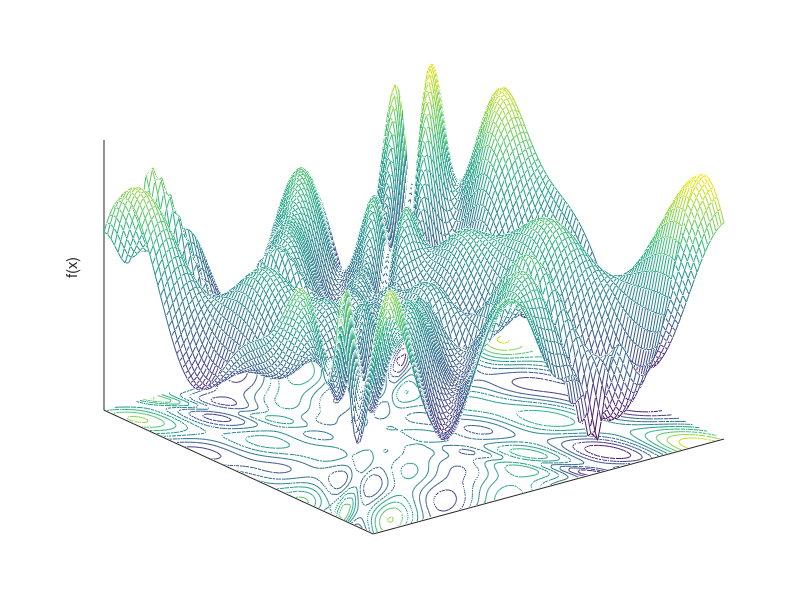

This figure's MATLAB source:
function EggholderPlot

xlimits = [-200 200];
dx = (xlimits(2) - xlimits(1)) / 100;
N = floor((xlimits(2) - xlimits(1)) / dx) + 1;
obj = zeros(N, N);
i = 0;
for x = xlimits(1) : dx : xlimits(2)
    i = i + 1;
    k = 0;
    for y = xlimits(1) : dx : xlimits(2)
        k = k + 1;
        obj(i,k) = -(y + 47) * sin(sqrt(abs(y + x/2 + 47))) - x * sin(sqrt(abs(x - y - 47)));
    end
end
close all;
[x, y] = meshgrid(xlimits(1) : dx : xlimits(2));
meshc(x,y,obj);
zlabel('f(x)')
set(gca, 'XTick', [])
set(gca, 'YTick', [])
set(gca, 'ZTick', [])
temp = axis;
axis([xlimits, xlimits, temp(5), max(max(obj))])